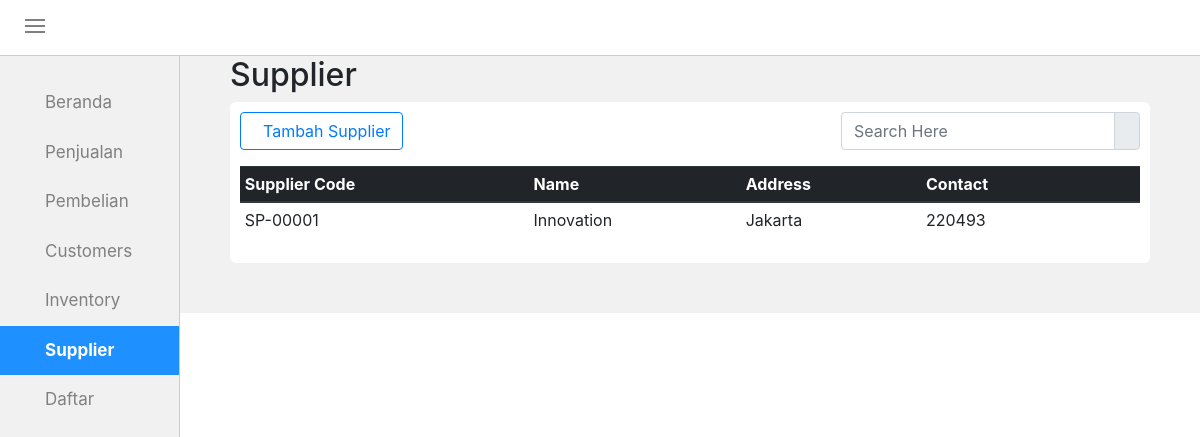
The app's page /supplier.php, older data.
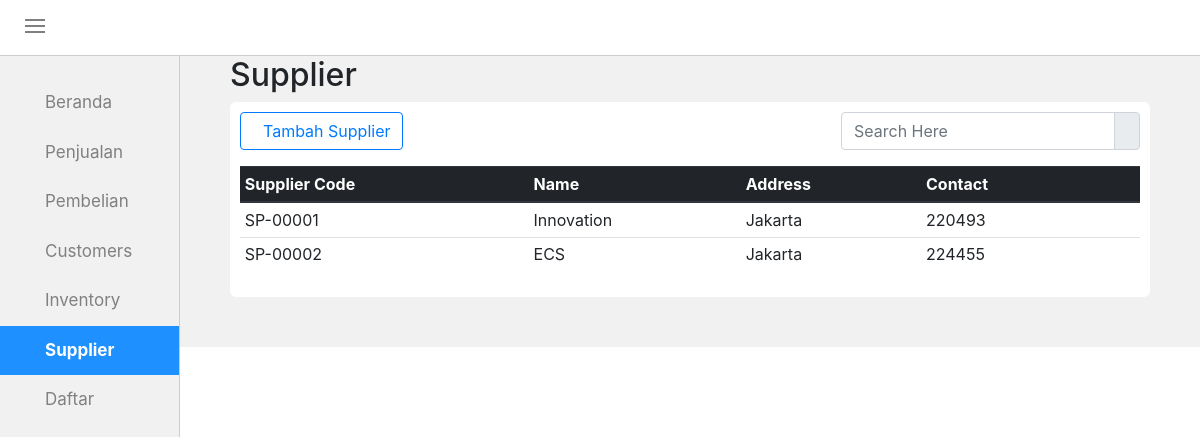
The same page, newer data.
### tables this page shows
CREATE TABLE `tb_supplier` (
  `kd_supplier` varchar(11) NOT NULL,
  `nm_supplier` varchar(50) NOT NULL,
  `alamat` varchar(50) NOT NULL,
  `kontak` varchar(13) NOT NULL,
  `hapus` int(1) NOT NULL
);

### supplier.php (the view, shortened to what this page needs)
<!DOCTYPE html>
<html>
<head>
	<link rel="stylesheet" type="text/css" href="style.css">
	<link rel="stylesheet" type="text/css" href="css/bootstrap.min.css">
	<link rel="stylesheet" type="text/css" href="css/datepicker.css">
</head>
<body>
	<div id="topnav">
		<div class="menuicon" onclick="geser()">
			<div class="garis"></div>
			<div class="garis"></div>
			<div class="garis"></div>
		</div>
	</div>
	<div id="sidenav">
		<div id="tab">
			<div class="tabbutton">
				<a href="mainform.php"><span class="ion-ios-home"></span>Beranda</a>
				<a href="penjualan.php"><span class="ion-cash"></span>Penjualan</a>
				<a href="pembelian.php"><span class="ion-android-cart"></span>Pembelian</a>
				<a href="customers.php"><span class="ion-ios-people"></span>Customers</a>
				<a href="inventory.php"><span class="ion-briefcase"></span>Inventory</a>
				<a class="active" href="supplier.php"><span class="ion-person-stalker"></span>Supplier</a>
			</div>
				<a class="tabbutton drop" id="btn_daftar"><span class="ion-android-list"></span>Daftar<i class="ion-arrow-down-b"></i></a>
		</div>
	</div>
	<div id="rightside">
			<div class="all-box">
				<div class="all-top">
					<h2>Supplier</h2>
				</div>
				<div class="all-content">
					<div class="all-head">
						<div class="button-add">
							<button class="btn btn-outline-primary" onclick="document.getElementById('id01').style.display='block'" style="width:auto;"><span class="ion-person-add"></span>Tambah Supplier</button>
						</div>
						<div class="search-container">
							<div class="input-group mb-3">
								<input type="text" name="keyword" id="keyword" class="form-control" placeholder="Search Here" autocomplete="off">
								<div class="input-group-append">
							    	<span class="input-group-text"><ion-icon ios="ios-search" md="md-search"></ion-icon></span>
							  	</div>
							</div>
		 				</div>
					</div>
					<div id="tabelsupp">
						<div id="latar-tabel">
							<table class="table table-hover table-sm">
								<thead class="thead-dark">
									<tr>
										<th>Supplier Code</th>
										<th>Name</th>
										<th>Address</th>
										<th>Contact</th>
										<th></th>
										<th></th>
									</tr>
								</thead>
								<?php
									require_once("conn.php");
									$sql = "SELECT kd_supplier,nm_supplier,alamat,kontak FROM tb_supplier";
									$q = mysqli_query($conn,$sql);
									while ($r = mysqli_fetch_assoc($q))
									{
									    echo "<tr>";
									    echo "<td>$r[kd_supplier]</td>";
									    echo "<td>$r[nm_supplier]</td>";
									    echo "<td>$r[alamat]</td>";
									    echo "<td>$r[kontak]</td>";
									    echo "<td><span class='ion-edit' data-toggle='modal' data-target='#myModal0' data-backdrop='static'></span></td>";
									    echo "<td><span class='ion-trash-a'></span></td>";
									    echo "</tr>";
									}
								?>
							</table>
						</div>
					</div>
				</div>
			</div>
			</div>
</body>
</html>

### style.css (style rules this page uses)
body { margin: 0px; padding: 0px; }
#topnav { overflow: hidden; position: sticky; top: 0; width: 100%; height: 56px; background-color: #fff; padding: 15px 25px; border-bottom: 1px solid #ccc; z-index: 3; }
.garis { width: 20px; height: 2px; background-color: gray; margin: 4px 0; }
.menuicon { display: inline-block; cursor: pointer; }
#sidenav { top: 56px; height: 100%; width: 15%; background-color: #f1f1f1; padding-top: 22px; padding-bottom: 22px; left: 0; transition: all 500ms ease-in-out; overflow-x: hidden; z-index: 1; position: fixed; border-right: 1px solid #ccc; }
#tab .tabbutton a, #btn_daftar { display: block; transition: 0.3s; background-color: inherit; color: gray; padding: 12px 25px; width: 100%; border: none; outline: none; text-align: left; cursor: pointer; font-size: 17px; }
#tab a.active { text-decoration: none; background-color: dodgerBlue; color: white; font-weight: bold; }
#rightside { top: 56px; margin-left: 15%; width: 85%; height: 100%; transition: all 500ms ease-in-out; }
.all-box { background-color: #f1f1f1; padding-left: 50px; padding-right: 50px; padding-bottom: 50px; }
.all-top { overflow: hidden; }
.all-top h2 { float: left; }
.all-content { background-color: #fff; padding: 10px; border-radius: 6px; }
.all-head .button-add { float: left; }
.all-head .search-container { float: right; }
#tab a { text-decoration: none; }

Row changes from the older to the newer data that the page shows:
added tb_supplier: kd_supplier "SP-00002", nm_supplier "ECS", alamat "Jakarta", kontak "224455"
